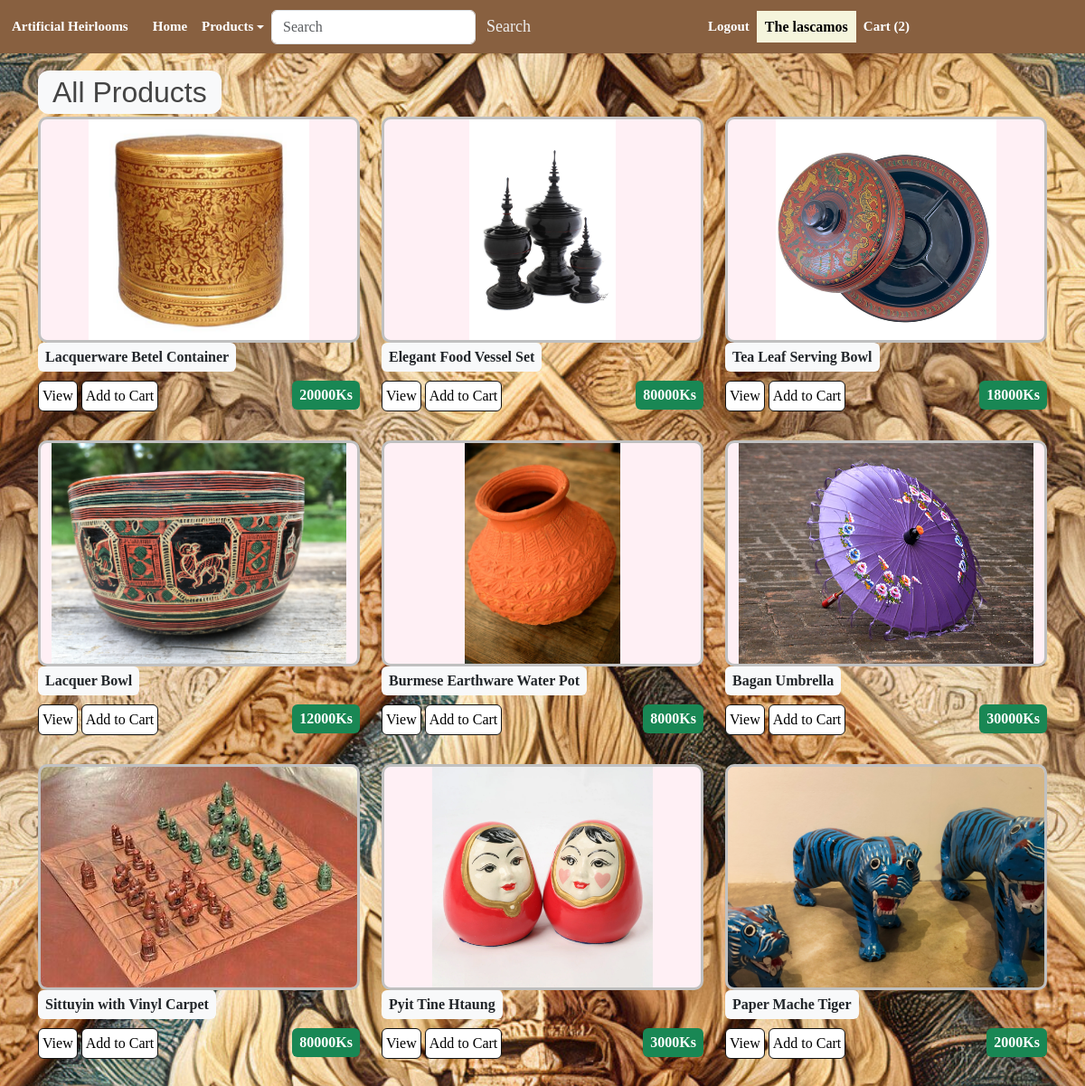
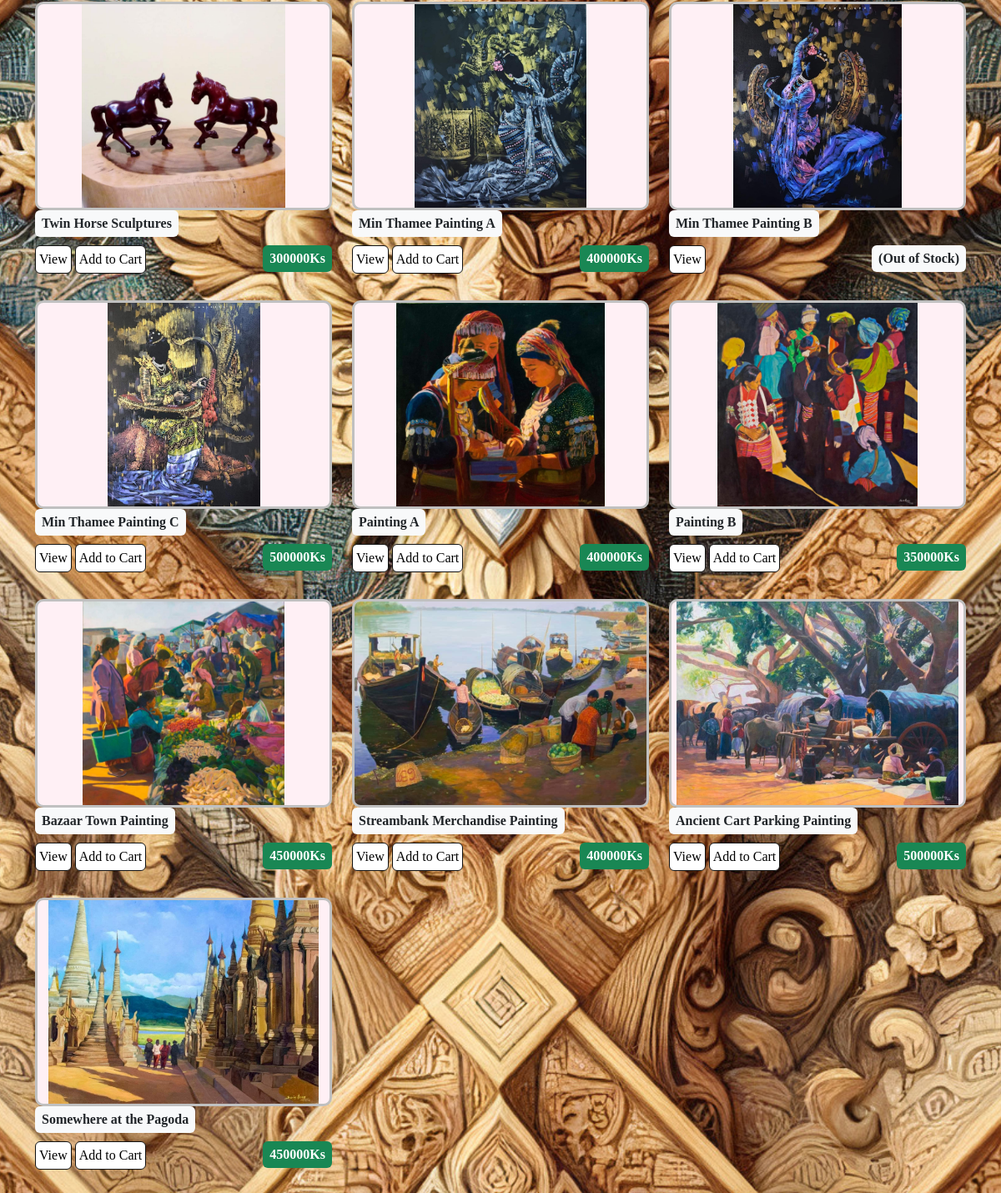
The app's page /products/ (signed in), older data (2 pictures, top to bottom).
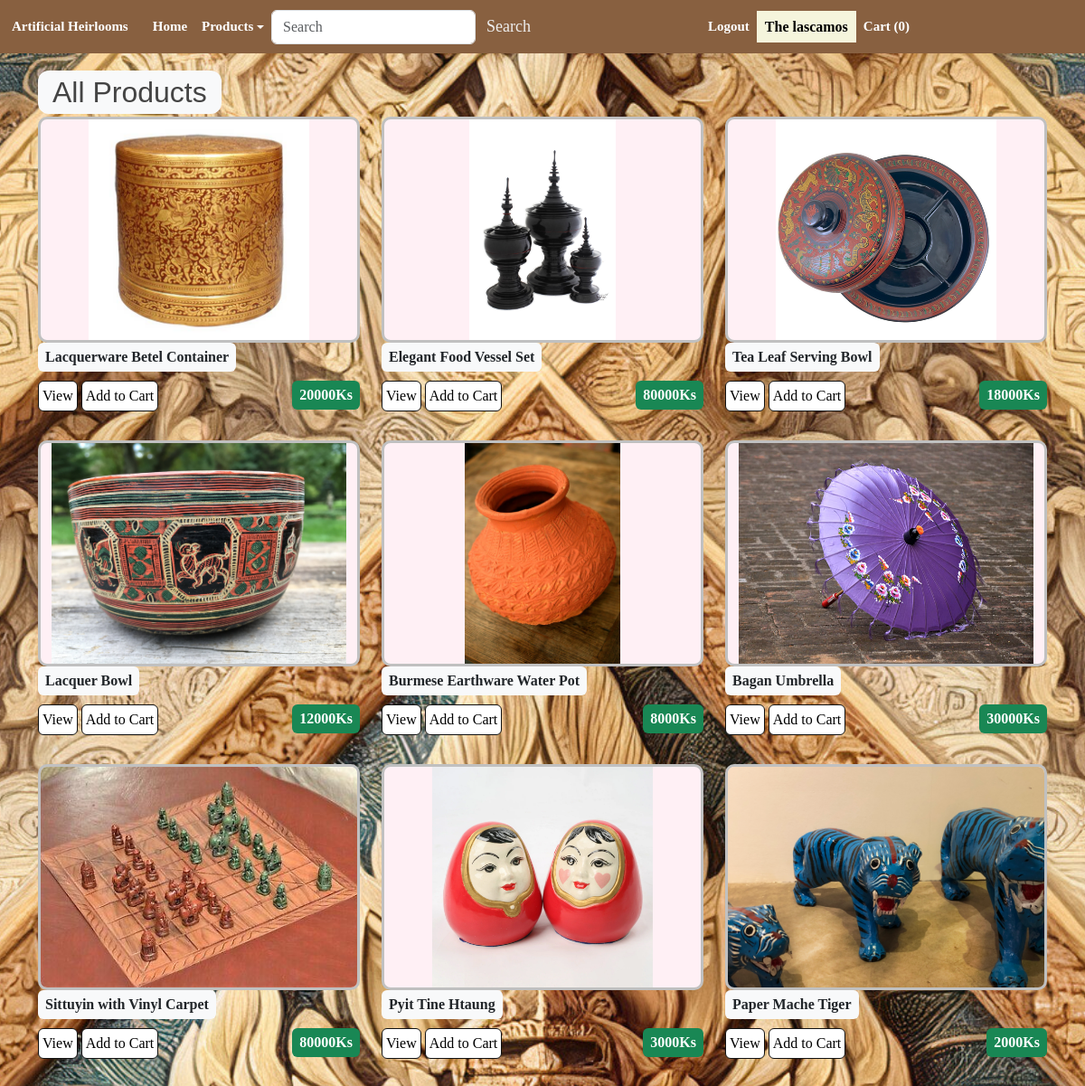
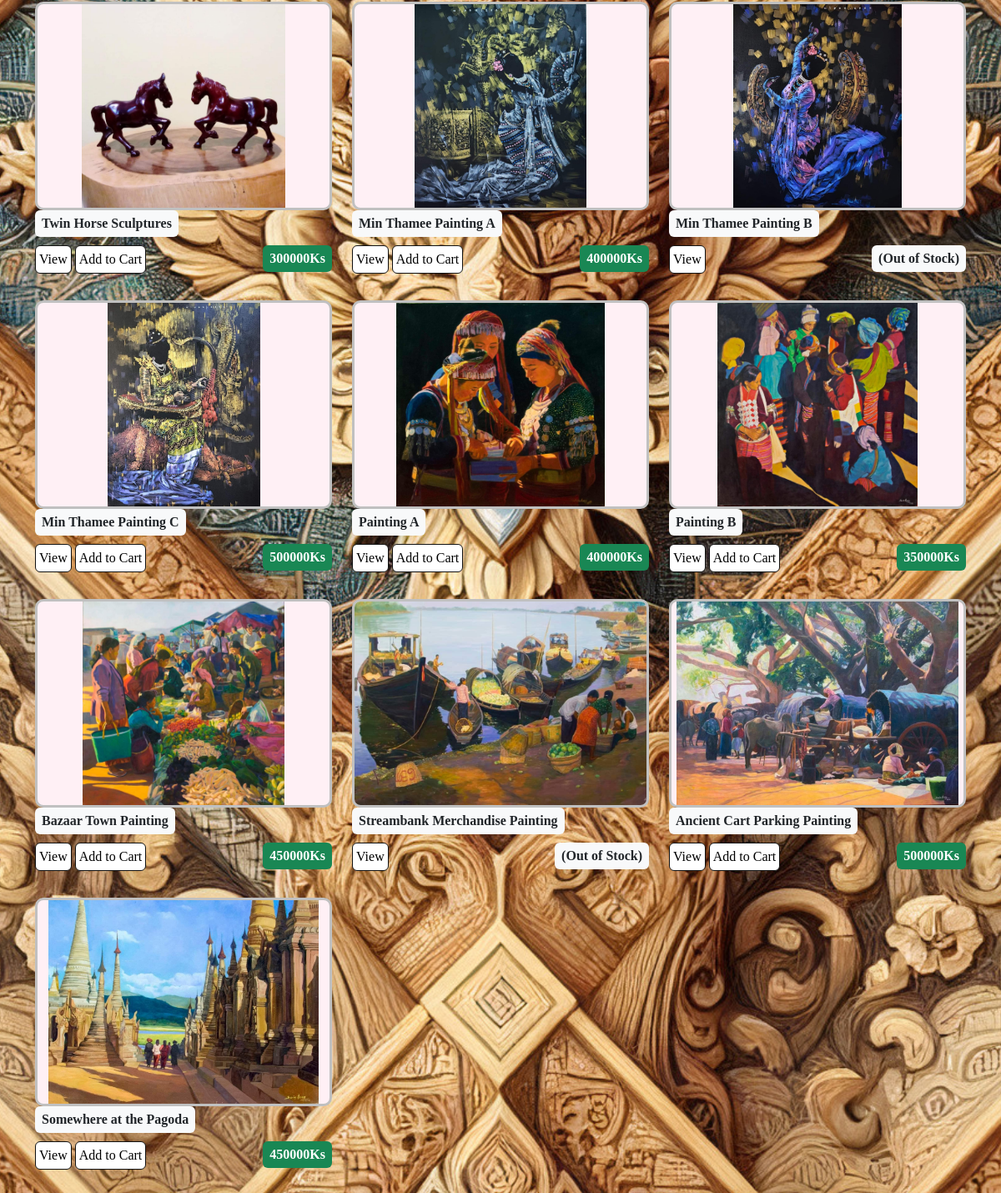
The same page, newer data (2 pictures, top to bottom).
### shop/models.py (models this page shows, shortened)
class Order(models.Model):
    customer = models.ForeignKey(User, on_delete=models.SET_NULL, null=True, blank=True)
    date_ordered = models.DateTimeField(auto_now_add=True)
    complete = models.BooleanField(default=False, null=True, blank=True)
    transaction_id = models.CharField(max_length=200, null=True)
    @property
    def get_cart_items(self):
        orderitems = self.orderitem_set.all()
        total = sum([item.quantity for item in orderitems])
        return total

class OrderItem(models.Model):
    product = models.ForeignKey(Product, on_delete=models.SET_NULL, null=True, blank=True)
    order = models.ForeignKey(Order, on_delete=models.SET_NULL, null=True, blank=True)
    quantity = models.IntegerField(default=0, null=True, blank=True)
    date_added = models.DateTimeField(auto_now_add=True)

class Product(models.Model):
    name = models.CharField(max_length=200, null=False)
    image = models.ImageField(upload_to='item_images/', null=True, blank=True)
    description = models.TextField(blank=True)
    price = models.DecimalField(max_digits=10, decimal_places=0)
    stock = models.PositiveIntegerField(default=0)
    category = models.ForeignKey('Category', on_delete=models.CASCADE, null=True, blank=True)
    @property
    def imageURL(self):
        try:
            url = self.image.url
        except:
            url = ''
        return url

### shop/views.py (the view)
# urls.py: path('products/', views.products, name = 'products'),
def products(request):
    if request.user.is_authenticated:
        customer = request.user
        order, created = Order.objects.get_or_create(customer=customer, complete=False)
        items = order.orderitem_set.all()
        cartItems = order.get_cart_items
    else:
        items = []
        order = {'get_cart_total':0, 'get_cart_items':0}
        cartItems = order['get_cart_items']  # which is zero here
    products = Product.objects.all()
    categories = Category.objects.all()
    context = {
        'products': products,
        'categories': categories,
        'cartItems': cartItems,
        'order': order,
    }
    return render(request, 'products.html', context)  # load the item_list as context

### shop/templates/products.html (shortened to what this page needs)
{% extends "wallpaper_base.html" %}
{% load static %}
{% block content %}
  {% if query %}
  <h2><span class="bg-light-text">Search results for "{{ query }}"</span></h2>
    {% if products %}
        <div class="row">
            {% for product in products %}
            <div class="col-lg-4 col-md-6 col-sm-12 product-col">
              <div class="product-list-image-panel">
                <img src="{{ product.imageURL }}" alt="{{ product.name }}">
              </div>
              <div class="box-element product">
                <span class="badge bg-light text-dark p-2 fs-6"> {{ product.name }} </span>
                <hr>
                <a class="btn btn-outline-secondary" href="{% url 'product_detail' product.id %}">View</a>
                {% if product.stock > 0 %}
                  <button type="button" data-product="{{product.id}}" data-action="add" data-stock="{{ product.stock }}"
                    class="btn btn-outline-secondary add-btn update-cart">Add to Cart</button>
                  <span class="badge bg-success p-2 fs-6" style="float: right"><strong>{{ product.price }}Ks</strong></span>
                {% else %}
                  <span class="badge bg-light text-dark p-2 fs-6" style="float: right"><strong> (Out of Stock) </strong></span>
                {% endif %}
              </div>
            </div>
            {% endfor %}
        </div>
    {% else %}
        <p><span class="bg-light-text">No products found matching your search query.</span></p>
    {% endif %}
  {% else %}
  <h2><span class="bg-light-text">All Products</span></h2>
  <div class="row mb-4">
    {% for product in products %}
    <div class="col-lg-4 col-md-6 col-sm-12 product-col">
      <div class="product-list-image-panel">
        <img src="{{ product.imageURL }}" alt="{{ product.name }}">
      </div>
      <div class="box-element product">
        <span class="badge bg-light text-dark p-2 fs-6"> {{ product.name }} </span>
        <a class="btn btn-outline-secondary" href="{% url 'product_detail' product.id %}">View</a>
        {% if product.stock > 0 %}
          <button type="button" data-product="{{product.id}}" data-action="add" data-stock="{{ product.stock }}"
            class="btn btn-outline-secondary add-btn update-cart">Add to Cart</button>
          <span class="badge bg-success p-2 fs-6" style="float: right"><strong>{{ product.price }}Ks</strong></span>
        {% else %}
          <span class="badge bg-light text-dark p-2 fs-6" style="float: right"><strong> (Out of Stock) </strong></span>
        {% endif %}
      </div>
    </div>
    {% endfor %}
  </div>
  {% endif %}
{% endblock %}

### shop/templates/wallpaper_base.html (shortened to what this page needs)
{% extends "master.html" %}
{% load static %}

### shop/templates/master.html (shortened to what this page needs)
<!DOCTYPE html>
{% load static %}
<html>
<head>
    {% load bootstrap5 %}
    {% bootstrap_css %}
    <link rel="stylesheet" type = 'text/css'  href="{% static 'css/custom.css' %}">
</head>
<body>
    <nav class="navbar navbar-expand-lg">
        <a class="navbar-brand" href="/">Artificial Heirlooms</a>
        <div class="collapse navbar-collapse" id="navbarSupportedContent">
          <ul class="navbar-nav mr-auto">
            <li class="nav-item active">
              <a class="nav-link" href="/">Home</span></a>
            </li>
            <li class="nav-item dropdown">
              <a class="nav-link dropdown-toggle" href="#" id="navbarDropdown" role="button" data-bs-toggle="dropdown" aria-expanded="false">
                  Products
              </a>
          </li>
          </ul>
          <form class="form-inline my-2 my-lg-0" style="display: flex; align-items: center;" action="{% url 'search_products' %}" method="GET">
            <input class="form-control mr-sm-2" type="search" placeholder="Search" aria-label="Search" name="q" value="{{ query }}">
            <button class="btn btn-outline-success" type="submit">Search</button>
        </form>
        </div>
        <div class="collapse navbar-collapse" id="navbarNav">
          <ul class="navbar-nav ml-auto">
            {% if user.is_authenticated %}
            <li class="nav-item">
              <a class="nav-link" href="{% url 'logout' %}">Logout</a>
            </li>
            <li class="nav-item">
              <span class="mr-2 navbar-username"> The {{ user.username }} </span>
            </li>
              <a class="nav-link" href="/cart/">Cart ({{ order.get_cart_items }})</a>
            {% endif %}
          </ul>
      </div>
    </nav>
<div class="container">
    <br>
    {% block content %}{% endblock %}
</div>
</body>
</html>

### shop/static/css/custom.css (style rules this page uses)
body { color: #444444; font-family: serif; }
a { color: lavender; text-decoration: none; }
h1, h2, h3, h4, h5, h6 { font-family: "Arial", "Georgia"; }
.navbar-username { font-family: Georgia, serif; font-weight: bold; background-color: beige; padding: 9px; color: black; }
.btn-outline-secondary { background-color: white; color: black; border-color: #111; padding: 4px; }
.product-col { margin-bottom: 2rem; }
.product-list-image-panel { height: 250px; display: flex; justify-content: center; align-items: center; overflow: hidden; background-color: lavenderblush; border-radius: 10px; border: 3px solid silver; box-sizing: border-box; }
.product-list-image-panel img { max-height: 100%; max-height: 100%; object-fit: cover; display: block; }
.bg-light-text { background-color: #f8f9fa; padding: 0.2em 0.5em; border-radius: 12px; }
.navbar { padding: 10px; background-color: #886040; }
.navbar ul { margin: 0; padding: 0; display: flex; list-style: none; align-items: center; }
.navbar li { position: relative; }
.navbar a, .navbar a:focus { display: flex; align-items: center; justify-content: space-between; padding: 0 3px; font-size: 15px; font-weight: 600; white-space: nowrap; transition: 0.3s; color: white; position: relative; }
.navbar a:hover:before, .navbar li:hover>a:before, .navbar .active:before { visibility: visible; width: 100%; }
.navbar a:hover, .navbar .active, .navbar .active:focus, .navbar li:hover>a { color: #fff; }
.btn-outline-success { color: #eee; font: Arial; font-size: 18px; outline-color: #eee; border: none; }

Row changes from the older to the newer data that the page shows:
no longer on this page (row edited): Order: get_cart_items "2"
added Order: get_cart_items "0"
changed Product "Streambank Merchandise Painting": price "400000" → (not shown); stock "Add to Cart Ks" → "(Out of Stock)"
